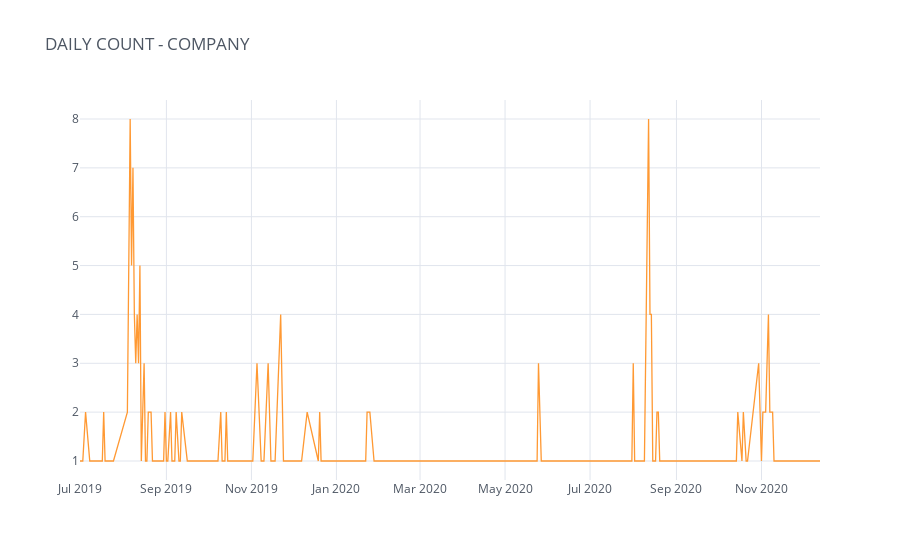

Write notebook code for a chart like this one.
### Markdown cell above
#### Market Messaging (using data collected only from official twitter handle)

### Code cell
# Analysis excludes tweets from users who mentioned @royalenfield

all_off_comp_tweets_time = pd.concat([pre_covid_off_comp_tweets,post_covid_off_comp_tweets])
daily_count = all_off_comp_tweets_time.groupby('Date').count()['ID']
daily_count.columns = ['Tweet Count','Comment Count']
daily_count.iplot(title='DAILY COUNT - COMPANY',theme='white')

### Figure 1 — Plotly figure (JSON) as saved in the notebook; plotly's stock layout.template omitted (floating-point values rounded to 4 significant figures; data arrays with more than 128 entries replaced by an {"elided": "..."} marker saying what was removed)
{"data": [{"line": {"color": "rgba(255, 153, 51, 1.0)", "dash": "solid", "shape": "linear", "width": 1.3}, "mode": "lines", "name": "ID", "text": "", "type": "scatter", "x": {"elided": "287 str values"}, "y": {"elided": "287 int values"}}], "layout": {"legend": {"bgcolor": "#FFFFFF", "font": {"color": "#4D5663"}}, "paper_bgcolor": "#FFFFFF", "plot_bgcolor": "#FFFFFF", "title": {"font": {"color": "#4D5663"}, "text": "DAILY COUNT - COMPANY"}, "xaxis": {"gridcolor": "#E1E5ED", "showgrid": true, "tickfont": {"color": "#4D5663"}, "title": {"font": {"color": "#4D5663"}, "text": ""}, "zerolinecolor": "#E1E5ED"}, "yaxis": {"gridcolor": "#E1E5ED", "showgrid": true, "tickfont": {"color": "#4D5663"}, "title": {"font": {"color": "#4D5663"}, "text": ""}, "zerolinecolor": "#E1E5ED"}}}
